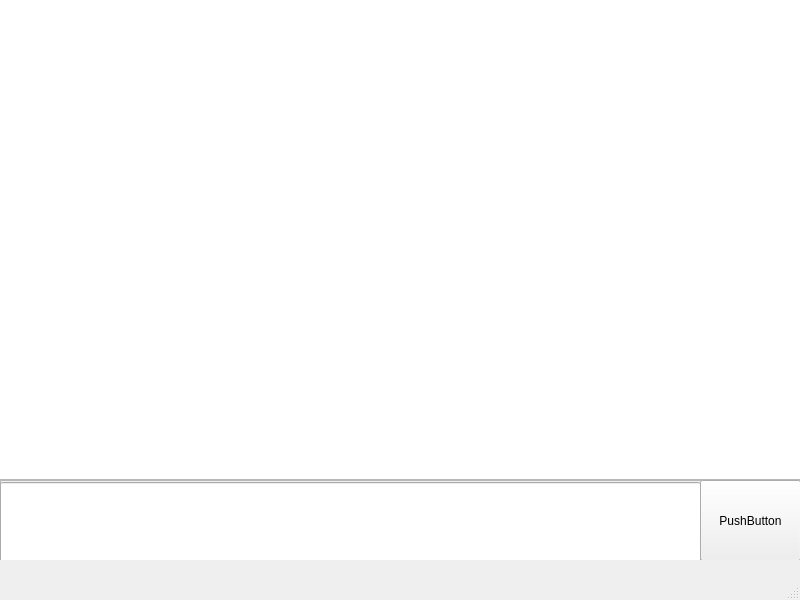
<?xml version="1.0" encoding="UTF-8"?>
<ui version="4.0">
 <class>MainWindow</class>
 <widget class="QMainWindow" name="MainWindow">
  <property name="geometry">
   <rect>
    <x>0</x>
    <y>0</y>
    <width>800</width>
    <height>600</height>
   </rect>
  </property>
  <property name="windowTitle">
   <string>MainWindow</string>
  </property>
  <widget class="QWidget" name="centralwidget">
   <widget class="QFrame" name="frame">
    <property name="geometry">
     <rect>
      <x>0</x>
      <y>480</y>
      <width>801</width>
      <height>80</height>
     </rect>
    </property>
    <property name="frameShape">
     <enum>QFrame::StyledPanel</enum>
    </property>
    <property name="frameShadow">
     <enum>QFrame::Raised</enum>
    </property>
    <widget class="QPushButton" name="pushButton">
     <property name="geometry">
      <rect>
       <x>700</x>
       <y>0</y>
       <width>101</width>
       <height>81</height>
      </rect>
     </property>
     <property name="text">
      <string>PushButton</string>
     </property>
    </widget>
    <widget class="QLineEdit" name="lineEdit">
     <property name="geometry">
      <rect>
       <x>0</x>
       <y>2</y>
       <width>701</width>
       <height>81</height>
      </rect>
     </property>
    </widget>
   </widget>
   <widget class="QFrame" name="frame_2">
    <property name="geometry">
     <rect>
      <x>0</x>
      <y>-1</y>
      <width>801</width>
      <height>481</height>
     </rect>
    </property>
    <property name="frameShape">
     <enum>QFrame::StyledPanel</enum>
    </property>
    <property name="frameShadow">
     <enum>QFrame::Raised</enum>
    </property>
    <widget class="QListWidget" name="listWidget">
     <property name="geometry">
      <rect>
       <x>-5</x>
       <y>0</y>
       <width>811</width>
       <height>481</height>
      </rect>
     </property>
    </widget>
   </widget>
  </widget>
  <widget class="QMenuBar" name="menubar">
   <property name="geometry">
    <rect>
     <x>0</x>
     <y>0</y>
     <width>800</width>
     <height>20</height>
    </rect>
   </property>
  </widget>
  <widget class="QStatusBar" name="statusbar"/>
 </widget>
 <resources/>
 <connections/>
</ui>
